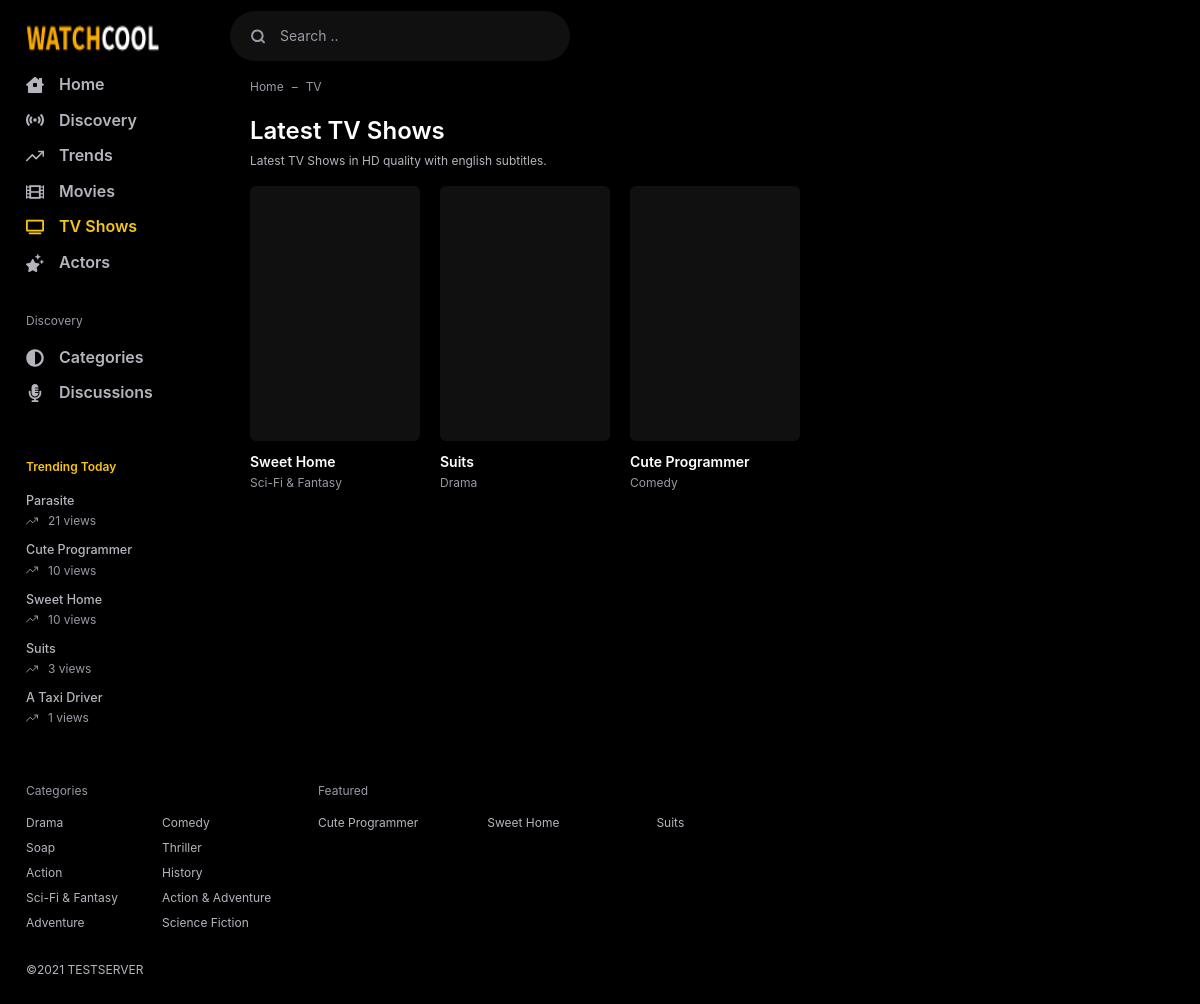
Screenshot of /tvs/ with the database file from the repository.
### webapp/models/movie.py (models this page shows, shortened)
class Movie(AbsShow):
    media_type=models.CharField(default="MOVIE",max_length=5)
    class Meta:
        ordering = ("-added_on","-release_date",)
        db_table = "movie"

### webapp/models/tv.py (models this page shows, shortened)
class TV(AbsShow):
    media_type=models.CharField(default="TV",max_length=2)
    class Meta:
        ordering = ("-added_on","-release_date",)
        verbose_name_plural = "TV Shows"
        db_table = "tv"

### webapp/models/common.py (models this page shows, shortened)
class Genre(models.Model):
    movie = models.ManyToManyField(Movie,related_name="genre",related_query_name="has_genre")
    tv = models.ManyToManyField(TV,related_name="genre",related_query_name="has_genre")
    name = models.CharField(max_length=20,unique=True)
    color = models.CharField(max_length=9,null=True,blank=True,default=generateRandomColor,editable=True)

### webapp/views.py (the view)
# urls.py: path("tvs/",cache_page(CACHE_TIME)(views.TVList.as_view()),name="tv_list"),
class TVList(ListView):
    model = TV
    template_name = "webapp/show_list.html"
    context_object_name = 'shows'
    paginate_by = 40
    def get_queryset(self):
        return self.model.objects.filter(published=True)
    def get_context_data(self, **kwargs):
        context = super().get_context_data(**kwargs)
        context["currentPage"] = "tvs"
        title = f"List all TV Shows | {self.request.get_host()}"
        context["title"] = title
        context["description"] = title
        return context

### adminDashboard/templatetags/classname.py (called while the page is built)
@register.filter(name="getClassName")
def getClassName(value):
    return value.__class__.__name__

### webapp/context_processors.py (called while the page is built)
def tvsViewin(days,get):
    return ViewLog.objects.filter(movie=None,
        viewed_on__date__gte=(datetime.date.today()-datetime.timedelta(days=days))).values(
        "tv",
        slug = F("tv__slug"),
        title=F("tv__title"),
        themoviedb_id = F("tv__themoviedb_id"),
        original_title = F("tv__original_title"),
        imdb_id = F("tv__imdb_id"),
        trailer = F("tv__trailer"),
        published = F("tv__published"),
        runtime = F("tv__runtime"),
        added_on = F("tv__added_on"),
        updated_on = F("tv__updated_on"),
        media_type = F("tv__media_type"),
        poster_path=F("tv__poster_path"),
        overview=F("tv__overview"),
        vote_average=F("tv__vote_average"),
        backdrop_path=F("tv__backdrop_path"),
        release_date=F("tv__release_date"),
        ).annotate(views=Count("tv")).order_by()[:get]

def config(request):
    data = cache.get_many(KEYS)
    if not data:
        data = cache_context()
        cache.set_many(data,settings.CACHE_TIME)
    return data

### webapp/templates/webapp/show_list.html (shortened to what this page needs)
{% extends 'webapp/_base.html' %}
{% load static %}
{% block content %}
<div class="app-content">
    <nav>
        <ol class="breadcrumb">
            <li class="breadcrumb-item"><a href="{% url 'app_webapp:home' %}">
                    Home</a></li>
            <li class="breadcrumb-item active">
                {% if currentPage == 'tvs' %}
                TV
                {% elif currentPage == 'movies' %}
                Movie
                {% elif currentPage == 'category' %}
                Category
                {% elif currentPage == 'discovery' %}
                Discovery
                {% endif %}
            </li>
        </ol>
    </nav>
    <div class="d-flex">
        <div class="app-content">
            <div class="app-section">
                <div class="mb-3">
                    <div class="text-24 text-white font-weight-bold">
                        {% if currentPage == 'tvs' %}
                        Latest
                        TV Shows
                        {% elif currentPage == 'movies' %}
                        Latest
                        Movies
                        {% elif currentPage == 'category' %}
                        {{category}}
                        {% elif currentPage == 'discovery' %}
                        Discovery
                        {% endif %}
                    </div>
                    <div class="subtext text-12">
                        Latest
                        {% if currentPage == 'tvs' %}
                        TV Shows
                        {% elif currentPage == 'movies' %}
                        Movies
                        {% elif currentPage == 'category'  %}
                        {{category}} TV Shows and Movies
                        {% elif currentPage == 'discovery' %}
                        TV Shows and Movies
                        {% endif %}
                        in HD quality with english subtitles. </div>
                </div>
                <div class="row row-cols-md-5 row-cols-2">
                    {% for show in shows %}
                        {% include 'webapp/includes/show.html' with show=show only %}
                    {% endfor %}
                </div>
            </div>
        </div>
    </div>
</div>
{% endblock content %}

### webapp/templates/webapp/_base.html (shortened to what this page needs)
<!DOCTYPE html> {% load static %}
<html lang="en">
<head>
    <link as="style" media="all" rel="stylesheet preload prefetch" href="{% static 'webapp/css/app.css' %}"
        type="text/css" />
</head>
<body>
    <div class="container">
        <div class="app">
            <div class="app-header">
                <div class="navbar navbar-expand-lg">
                    <div class="app-navbar">
                        <a href="{% url 'app_webapp:home' %}" class="navbar-brand">
                            <img src="{{logo.url}}" alt="{{title}}" width="134" height="40">
                        </a>
                    </div>
                    <form class="header-search input-group d-md-block d-none" method="post"
                        action="{% url 'app_webapp:search' %}" id="navbarToggler">
                        <div class="typeahead__container app-search">
                            <div class="typeahead__field">
                                <div class="typeahead__query">
                                    <label for="search-input" class="btn px-0 mb-0" aria-label="Search">
                                        <svg class="icon">
                                            <use
                                                xlink:href="{% static 'webapp/public/assets/img/sprite.svg' %}#search" />
                                        </svg>
                                    </label>
                                    <input class="video-search form-control" name="q" type="text" id="search-input"
                                        placeholder="Search .." autocomplete="off">
                                </div>
                            </div>
                        </div>
                    </form>
                </div>
            </div>
            <div class="app-wrapper">
                <div class="app-aside nav-aside" id="aside">
                    <ul class="nav">
                        <li class="{% if currentPage == 'home' %}active{% endif %}">
                            <a href="{% url 'app_webapp:home' %}">
                                <svg class="nav-icon">
                                    <use xlink:href="{% static 'webapp/public/assets/img/sprite.svg' %}#house" />
                                </svg> Home
                            </a>
                        </li>
                        <li class="{% if currentPage == 'discovery' %}active{% endif %}">
                            <a href="{% url 'app_webapp:discovery' %}">
                                <svg class="nav-icon">
                                    <use xlink:href="{% static 'webapp/public/assets/img/sprite.svg' %}#discovery" />
                                </svg> Discovery
                            </a>
                        </li>
                        <li class="{% if currentPage == 'trends' %}active{% endif %}">
                            <a href="{% url 'app_webapp:trends' %}">
                                <svg class="nav-icon">
                                    <use xlink:href="{% static 'webapp/public/assets/img/sprite.svg' %}#trend" />
                                </svg> Trends
                            </a>
                        </li>
                        <li class="{% if currentPage == 'movies' %}active{% endif %}">
                            <a href="{% url 'app_webapp:movie_list' %}">
                                <svg class="nav-icon">
                                    <use xlink:href="{% static 'webapp/public/assets/img/sprite.svg' %}#film" />
                                </svg> Movies
                            </a>
                        </li>
                        <li class="{% if currentPage == 'tvs' %}active{% endif %}">
                            <a href="{% url 'app_webapp:tv_list' %}">
                                <svg class="nav-icon">
                                    <use xlink:href="{% static 'webapp/public/assets/img/sprite.svg' %}#tv" />
                                </svg> TV Shows
                            </a>
                        </li>
                        <li class="{% if currentPage == 'actors' %}active{% endif %}">
                            <a href="{% url 'app_webapp:actor_list' %}">
                                <svg class="nav-icon">
                                    <use xlink:href="{% static 'webapp/public/assets/img/sprite.svg' %}#actors" />
                                </svg> Actors
                            </a>
                        </li>
                        <li class="nav-header">
                            Discovery
                        </li>
                        <li>
                            <a href="{% url 'app_webapp:category' %}">
                                <svg class="nav-icon">
                                    <use xlink:href="{% static 'webapp/public/assets/img/sprite.svg' %}#categories" />
                                </svg> Categories
                            </a>
                        </li>
                        <li>
                            <a href="{% url 'app_webapp:discussions' %}">
                                <svg class="nav-icon">
                                    <use xlink:href="{% static 'webapp/public/assets/img/sprite.svg' %}#discussion" />
                                </svg> Discussions
                            </a>
                        </li>
                    </ul>
                    <ul class="nav-trend d-none d-lg-block">
                        <li class="nav-header">Trending Today</li>
                        {% for show in most_popular_shows %}
                        <li>
                            <a href="
                            {% if show.tv %}
                                {% url 'app_webapp:tv_detail' show.slug %}
                            {% else %}
                                {% url 'app_webapp:movie_detail' show.slug %}
                            {% endif %}
                            " class="nav-content">
                                <div>{{show.title}}</div>
                                <div class="view">
                                    <svg>
                                        <use xlink:href="{% static 'webapp/public/assets/img/sprite.svg' %}#trend" />
                                    </svg>
                                    <div>{{show.views}} views</div>
                                </div>
                            </a>
                        </li>
                        {% endfor %}
                    </ul>
                </div>
                <div class="app-container flex-fill">
                    <div class="container">
                        {% block content %} {% endblock content %}
                    </div>
                </div>
            </div>
            <div class="app-footer">
                <div class="row">
                    <div class="col-md-3">
                        <div class="footer-nav">
                            <div class="nav-head">
                                Categories
                            </div>
                            <div class="nav-col-2">
                                {% for genre in genres %}
                                <a href="{% url 'app_webapp:category' genre.name %}"
                                    title="{{genre.name}}">{{genre.name}}</a>
                                {% endfor %}
                            </div>
                        </div>
                    </div>
                    <div class="col-md-6">
                        <div class="footer-nav">
                            <div class="nav-head">
                                Featured
                            </div>
                            <div class="nav-col-3">
                                {% for show in featured %}
                                <a href="{% url 'app_webapp:tv_detail' show.slug %}"
                                    title="{{show.title}}">{{show.title}}</a>
                                {% endfor %}
                            </div>
                        </div>
                    </div>
                    <div class="col-md-12">
                    </div>
                    <div class="col-md-12 text-12">
                        <div class="row">
                            <div class="col-md-8">
                                <div class="my-2">©{% now 'Y' %} {{request.get_host|upper}} </div>
                            </div>
                        </div>
                    </div>
                </div>
            </div>
        </div>
    </div>
</body>
</html>

### webapp/templates/webapp/includes/show.html (shortened to what this page needs)
{% load static classname %}
<div class="col">
    <div class="list-movie">
        <a href="
        {% if show|getClassName|lower == 'tv' %}
            {% url 'app_webapp:tv_detail' show.slug %}
        {% else %}
            {% url 'app_webapp:movie_detail' show.slug %}
        {% endif %}
        " class="list-media">
            <div class="list-media-attr">
            </div>
            <div class="media media-cover" data-src="{{show.poster_path}}"></div>
        </a>
        <div class="list-caption">
            <a href="
            {% if show|getClassName|lower == 'tv' %}
                {% url 'app_webapp:tv_detail' show.slug %}
            {% else %}
                {% url 'app_webapp:movie_detail' show.slug %}
            {% endif %}
            " class="list-title">{{show.title}}</a>
            {% with genre=show.genre.all.0 %}
                {% if genre %}
                    <a href="{% url 'app_webapp:category' genre.name %}" class="list-category">{{genre.name}}</a>
                {% endif %}
            {% endwith %}
        </div>
    </div>
</div>

### rows the page displays
Movie: title "Parasite", views "21"
TV: title "Cute Programmer", views "10", genre.all.0.name "Comedy"
Movie: title "A Taxi Driver", views "1"
TV: title "Sweet Home", genre.all.0.name "Sci-Fi & Fantasy"
TV: title "Suits", genre.all.0.name "Drama"
Genre: name "Drama"
Genre: name "Comedy"
Genre: name "Soap"
Genre: name "Thriller"
Genre: name "Action"
Genre: name "History"
Genre: name "Sci-Fi & Fantasy"
Genre: name "Action & Adventure"
Genre: name "Adventure"
Genre: name "Science Fiction"

### other values shown
{{ show.title }} "Sweet Home" "Suits"
{{ show.views }} "10" "3"
{{ request.get_host|upper }} "TESTSERVER"
